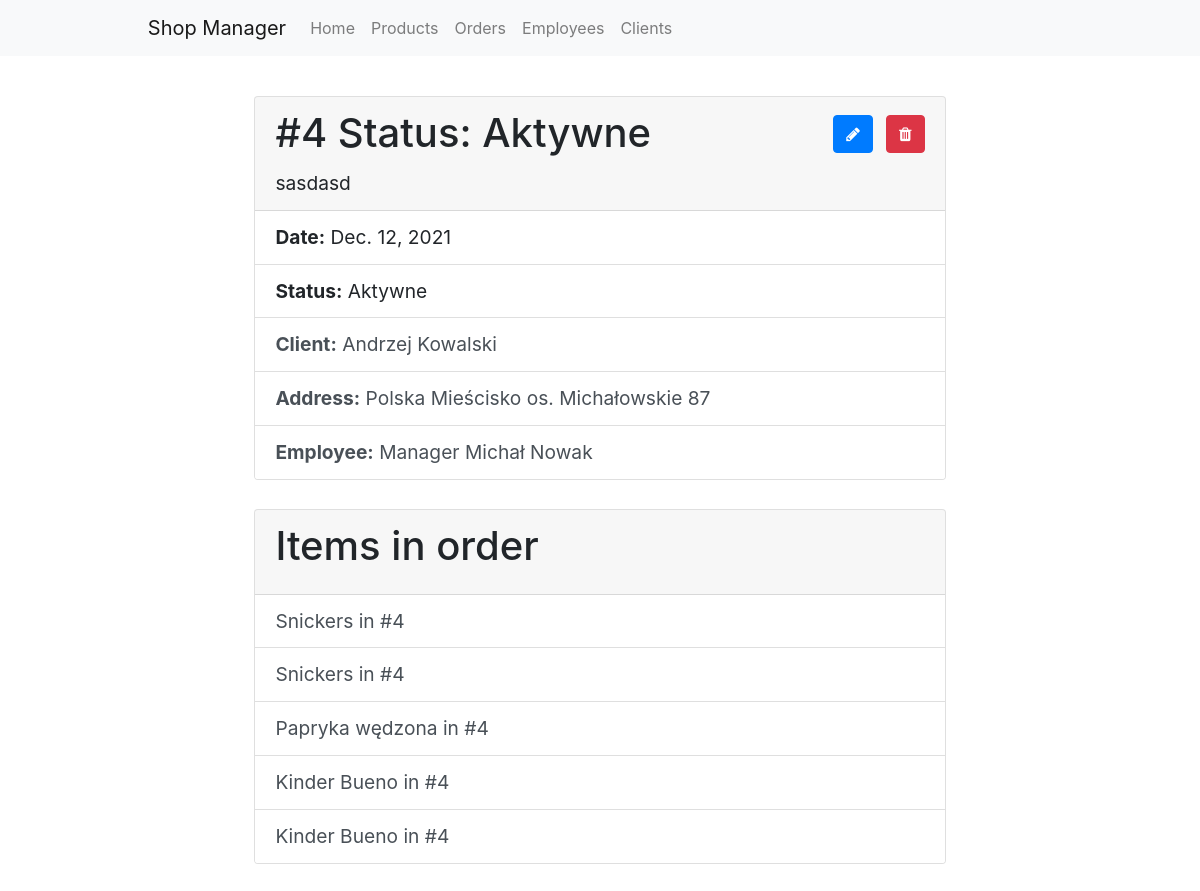
The page /orders/4/ on the database as committed earlier.
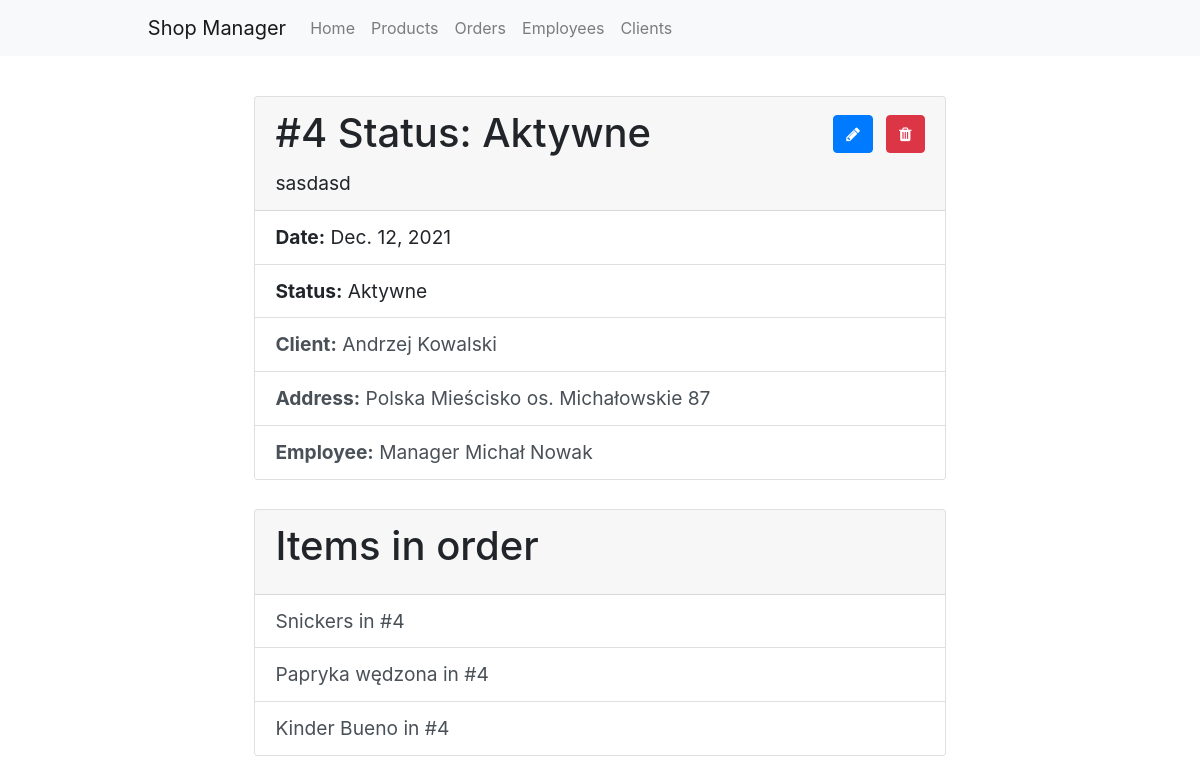
The same page on the database as committed later.
### orders/models.py (models this page shows)
class ItemInOrder(models.Model):
    quantity = models.PositiveIntegerField(help_text="Please define quantity of product.")
    order = models.ForeignKey(Order, on_delete=models.CASCADE)
    delivery = models.ForeignKey(
        DeliveredItems, on_delete=models.SET_NULL, null=True, help_text="Please select the delivery of the product.")
    def __str__(self):
        return f'{self.delivery.product} in #{self.order.id}'
    class Meta:
        ordering = ['quantity']

class Order(models.Model):
    date = models.DateField(help_text="Please pass the date in YYYY-MM-DD format.")
    status = models.CharField(max_length=100, help_text="Please pass the status of the order.")
    comment = models.TextField(max_length=1000, blank=True, null=True, help_text="Optional: Please add some comments.")
    address = models.ForeignKey(Address, on_delete=models.SET_NULL, null=True, help_text="Please choose the address.")
    client = models.ForeignKey(Client, on_delete=models.SET_NULL, null=True, help_text="Please select the client. If client do not exist define the client in Clients section.")
    employee = models.ForeignKey(
        Employee, on_delete=models.SET_NULL, null=True, help_text="Please select the employee responsible for the order.")
    def __str__(self):
        return f'#{self.id} Status: {self.status}'
    class Meta:
        ordering = ['-id']

### products/models.py (models this page shows, shortened)
class DeliveredItems(models.Model):
    date = models.DateField(auto_now=False, help_text="Please pass the date of the delivery.")
    quantity = models.PositiveIntegerField(help_text="Please pass the quantity of the delivered items.")
    unit_purchase_price = models.FloatField(validators=[MinValueValidator(0)], help_text="Please pass the unit purchase price of the delivered items.")
    unit_selling_price = models.FloatField(validators=[MinValueValidator(0)], help_text="Please pass the unit selling price of the delivered items.")
    wholesaler = models.ForeignKey(Wholesaler, on_delete=models.SET_NULL, null=True, help_text="Please select the wholesaler of the delivered items.")
    product = models.ForeignKey(Product, on_delete=models.SET_NULL, null=True, help_text="Please select the product that has been delivered.")
    class Meta:
        verbose_name_plural = "delivered items"
        ordering = ['-date']

class Product(models.Model):
    code = models.PositiveIntegerField(primary_key=True, help_text="Please pass the code of the product.")
    name = models.CharField(max_length=100, help_text="Please pass the name of the product.")
    description = models.TextField(max_length=1000, blank=True, help_text="Optional: Please pass the description of the product.")
    category = models.ForeignKey(Category, on_delete=models.SET_NULL, null=True, help_text="Please select the category of the product.")
    producer = models.ForeignKey(Producer, on_delete=models.SET_NULL, null=True, help_text="Please select the producer of the producer.")
    def __str__(self):
        return self.name
    class Meta:
        ordering = ['name']

### orders/views.py (the view)
# urls.py: path('<int:pk>/', views.OrderDetailView.as_view(), name='order-detail'),
class OrderDetailView(generic.DetailView):
    model = Order
    def get_context_data(self, **kwargs):
        context = super().get_context_data(**kwargs)
        context['items'] = ItemInOrder.objects.filter(
            order__id=self.kwargs['pk'])
        context['payments'] = Payment.objects.filter(
            order__id=self.kwargs['pk'])
        return context

### clients/models.py (called while the page is built)
    def __str__(self):
        return f'{self.name} {self.surname}'

### employees/models.py (called while the page is built)
    def __str__(self):
        return self.name

    def __str__(self):
        return f'{self.position} {self.name} {self.surname}'

### orders/models.py (called while the page is built)
    def __str__(self):
        return f'{self.country} {self.city} {self.street} {self.number}'

### orders/templates/orders/order_detail.html (shortened to what this page needs)
{% extends "base.html" %}
{% block content %}
    <div style="width: 90%; margin-left: 5%; font-size:1.2rem;">
        <div class="card" style="width: 80%; margin-left: 10%;">
            <div class="card-header">
              <a href="delete/" class="btn btn-danger" style="float: right; margin-top: 1%;"><span class="fa fa-trash"></span></a>
              <a href="update/" class="btn btn-primary" style="float: right; margin-right: 2%; margin-top: 1%;"><span class="fa fa-pencil"></span></a>
              <h1 class="card-title">{{ object }}</h1>
              <p class="card-text">{{ object.comment }}</p>
            </div>
            <ul class="list-group list-group-flush">
              <li class="list-group-item"><strong>Date:</strong> {{ object.date }}</li>
              <li class="list-group-item"><strong>Status:</strong> {{ object.status }}</li>
              <a class="list-group-item list-group-item-action" href="{% url 'clients:client-detail' object.client.id %}"><strong>Client:</strong> {{ object.client }}</a>
              <a class="list-group-item list-group-item-action" href="{% url 'orders:address-detail' object.address.id %}"><strong>Address:</strong> {{ object.address }}</a>
              <a class="list-group-item list-group-item-action" href="{% url 'employees:employee-detail' object.employee.id %}"><strong>Employee:</strong> {{ object.employee }}</a>
            </ul>
        </div>
        {% if items %}
        <br>
        <div class="card" style="width: 80%; margin-left: 10%;">
          <div class="card-header">
            <h1 class="card-title">Items in order</h1>
          </div>
          <ul class="list-group list-group-flush">
            {% for item in items %}
              <a class="list-group-item list-group-item-action" href="{% url 'orders:items-detail' item.id %}">{{ item}}</a>
            {% endfor %}
          </ul>
        </div>
        {% endif %}
        <br>
    </div>
{% endblock %}

Rows that differ between the two databases and show on the page:
removed ItemInOrder: delivery+order "Snickers in #4"
removed ItemInOrder: delivery+order "Kinder Bueno in #4"
